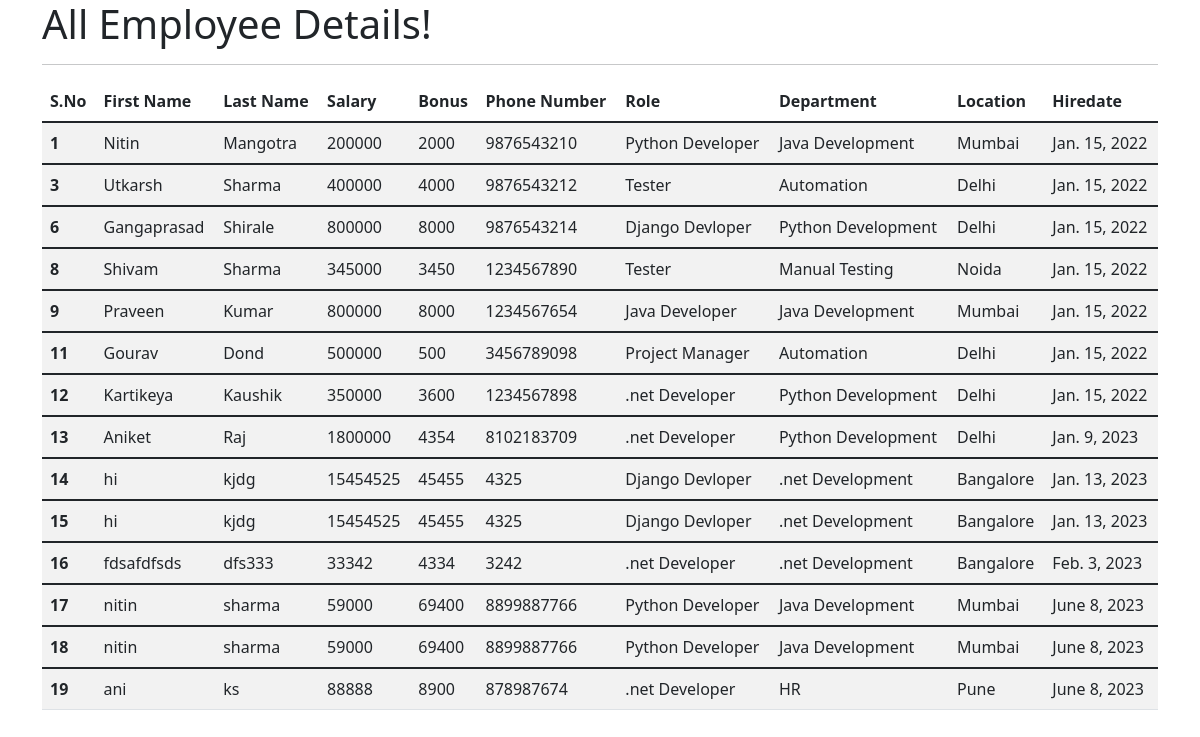
The app's page /all_emp with its own data.
### emp_app/models.py (models this page shows, shortened)
class Employee(models.Model):
    first_name = models.CharField(max_length=100, null=False)
    last_name = models.CharField(max_length=100)
    dept = models.ForeignKey(Department, on_delete=models.CASCADE)
    salary = models.IntegerField(default=0)
    bonus = models.IntegerField(default=0)
    role = models.ForeignKey(Role, on_delete=models.CASCADE)
    phone = models.IntegerField(default=0)
    hire_date = models.DateField()
    def __str__(self):
        return "%s %s %s" %(self.first_name, self.last_name, self.phone)

class Role(models.Model):
    name = models.CharField(max_length=100, null=False)

class Department(models.Model):
    name = models.CharField(max_length=100,null=False)
    location = models.CharField(max_length=100)

### emp_app/views.py (the view)
# urls.py: path('all_emp', views.all_emp,name='all_emp' ),
def all_emp(request):
    emps = Employee.objects.all()
    context = {
        'emps': emps
    }
    print(context)
    return render(request, 'view_all_emp.html', context)

### templates/view_all_emp.html (shortened to what this page needs)
<!DOCTYPE html>
<html lang="en">
<head>
  <link href="https://cdn.jsdelivr.net/npm/bootstrap@5.1.3/dist/css/bootstrap.min.css" rel="stylesheet">
</head>
  <body>
  <div class="container">
          <h1>All Employee Details!</h1>
      <hr>
     <table class="table table-striped table-hover">
  <thead>
    <tr>
      <th scope="col">S.No </th>
      <th scope="col">First Name</th>
      <th scope="col">Last Name</th>
      <th scope="col">Salary</th>
      <th scope="col">Bonus</th>
      <th scope="col">Phone Number</th>
      <th scope="col">Role</th>
      <th scope="col">Department</th>
      <th scope="col">Location</th>
      <th scope="col">Hiredate</th>
    </tr>
  </thead>
         {% for emp in emps %}
  <tbody>
    <tr>
      <th scope="row">{{emp.id}}</th>
      <td>{{emp.first_name}}</td>
      <td>{{emp.last_name}}</td>
      <td>{{emp.salary}}</td>
      <td>{{emp.bonus}}</td>
      <td>{{emp.phone}}</td>
      <td>{{emp.role.name}}</td>
      <td>{{emp.dept.name}}</td>
      <td>{{emp.dept.location}}</td>
      <td>{{emp.hire_date}}</td>
    </tr>
  </tbody>
         {% endfor %}
</table>
  </div>
  </body>
</html>

### records on screen
Employee: id "1", first_name "Nitin", last_name "Mangotra", salary "200000", bonus "2000", phone "9876543210", role.name "Python Developer", dept.name "Java Development", dept.location "Mumbai", hire_date "Jan. 15, 2022"
Employee: id "3", first_name "Utkarsh", last_name "Sharma", salary "400000", bonus "4000", phone "9876543212", role.name "Tester", dept.name "Automation", dept.location "Delhi", hire_date "Jan. 15, 2022"
Employee: id "6", first_name "Gangaprasad", last_name "Shirale", salary "800000", bonus "8000", phone "9876543214", role.name "Django Devloper", dept.name "Python Development", dept.location "Delhi", hire_date "Jan. 15, 2022"
Employee: id "8", first_name "Shivam", last_name "Sharma", salary "345000", bonus "3450", phone "1234567890", role.name "Tester", dept.name "Manual Testing", dept.location "Noida", hire_date "Jan. 15, 2022"
Employee: id "9", first_name "Praveen", last_name "Kumar", salary "800000", bonus "8000", phone "1234567654", role.name "Java Developer", dept.name "Java Development", dept.location "Mumbai", hire_date "Jan. 15, 2022"
Employee: id "11", first_name "Gourav", last_name "Dond", salary "500000", bonus "500", phone "3456789098", role.name "Project Manager", dept.name "Automation", dept.location "Delhi", hire_date "Jan. 15, 2022"
Employee: id "12", first_name "Kartikeya", last_name "Kaushik", salary "350000", bonus "3600", phone "1234567898", role.name ".net Developer", dept.name "Python Development", dept.location "Delhi", hire_date "Jan. 15, 2022"
Employee: id "13", first_name "Aniket", last_name "Raj", salary "1800000", bonus "4354", phone "8102183709", role.name ".net Developer", dept.name "Python Development", dept.location "Delhi", hire_date "Jan. 9, 2023"
Employee: id "14", first_name "hi", last_name "kjdg", salary "15454525", bonus "45455", phone "4325", role.name "Django Devloper", dept.name ".net Development", dept.location "Bangalore", hire_date "Jan. 13, 2023"
Employee: id "15", first_name "hi", last_name "kjdg", salary "15454525", bonus "45455", phone "4325", role.name "Django Devloper", dept.name ".net Development", dept.location "Bangalore", hire_date "Jan. 13, 2023"
Employee: id "16", first_name "fdsafdfsds", last_name "dfs333", salary "33342", bonus "4334", phone "3242", role.name ".net Developer", dept.name ".net Development", dept.location "Bangalore", hire_date "Feb. 3, 2023"
Employee: id "17", first_name "nitin", last_name "sharma", salary "59000", bonus "69400", phone "8899887766", role.name "Python Developer", dept.name "Java Development", dept.location "Mumbai", hire_date "June 8, 2023"
Employee: id "18", first_name "nitin", last_name "sharma", salary "59000", bonus "69400", phone "8899887766", role.name "Python Developer", dept.name "Java Development", dept.location "Mumbai", hire_date "June 8, 2023"
Employee: id "19", first_name "ani", last_name "ks", salary "88888", bonus "8900", phone "878987674", role.name ".net Developer", dept.name "HR", dept.location "Pune", hire_date "June 8, 2023"
